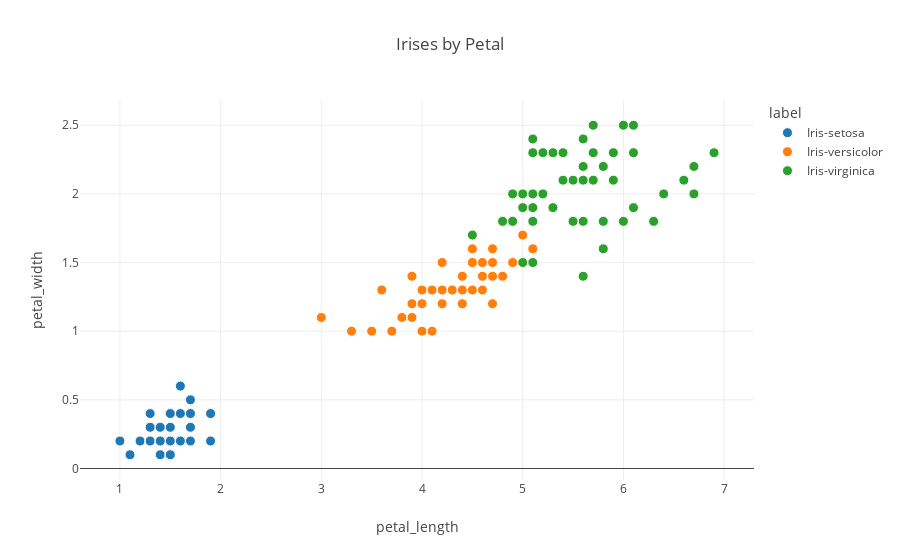

Notebook code for this chart:
### Code cell
plot2

### Figure 1 — Plotly figure (JSON) as saved in the notebook; plotly's stock layout.template omitted (floating-point values rounded to 4 significant figures)
{"data": [{"marker": {"color": "#1f77b4ff", "line": {"color": "#fff", "width": 1}, "size": 10}, "mode": "markers", "name": "Iris-setosa", "type": "scatter", "x": [1.4, 1.4, 1.3, 1.5, 1.4, 1.7, 1.4, 1.5, 1.4, 1.5, 1.5, 1.6, 1.4, 1.1, 1.2, 1.5, 1.3, 1.4, 1.7, 1.5, 1.7, 1.5, 1, 1.7, 1.9, 1.6, 1.6, 1.5, 1.4, 1.6, 1.6, 1.5, 1.5, 1.4, 1.5, 1.2, 1.3, 1.5, 1.3, 1.5, 1.3, 1.3, 1.3, 1.6, 1.9, 1.4, 1.6, 1.4, 1.5, 1.4], "y": [0.2, 0.2, 0.2, 0.2, 0.2, 0.4, 0.3, 0.2, 0.2, 0.1, 0.2, 0.2, 0.1, 0.1, 0.2, 0.4, 0.4, 0.3, 0.3, 0.3, 0.2, 0.4, 0.2, 0.5, 0.2, 0.2, 0.4, 0.2, 0.2, 0.2, 0.2, 0.4, 0.1, 0.2, 0.1, 0.2, 0.2, 0.1, 0.2, 0.2, 0.3, 0.3, 0.2, 0.6, 0.4, 0.3, 0.2, 0.2, 0.2, 0.2]}, {"marker": {"color": "#ff7f0eff", "line": {"color": "#fff", "width": 1}, "size": 10}, "mode": "markers", "name": "Iris-versicolor", "type": "scatter", "x": [4.7, 4.5, 4.9, 4, 4.6, 4.5, 4.7, 3.3, 4.6, 3.9, 3.5, 4.2, 4, 4.7, 3.6, 4.4, 4.5, 4.1, 4.5, 3.9, 4.8, 4, 4.9, 4.7, 4.3, 4.4, 4.8, 5, 4.5, 3.5, 3.8, 3.7, 3.9, 5.1, 4.5, 4.5, 4.7, 4.4, 4.1, 4, 4.4, 4.6, 4, 3.3, 4.2, 4.2, 4.2, 4.3, 3, 4.1], "y": [1.4, 1.5, 1.5, 1.3, 1.5, 1.3, 1.6, 1, 1.3, 1.4, 1, 1.5, 1, 1.4, 1.3, 1.4, 1.5, 1, 1.5, 1.1, 1.8, 1.3, 1.5, 1.2, 1.3, 1.4, 1.4, 1.7, 1.5, 1, 1.1, 1, 1.2, 1.6, 1.5, 1.6, 1.5, 1.3, 1.3, 1.3, 1.2, 1.4, 1.2, 1, 1.3, 1.2, 1.3, 1.3, 1.1, 1.3]}, {"marker": {"color": "#2ca02cff", "line": {"color": "#fff", "width": 1}, "size": 10}, "mode": "markers", "name": "Iris-virginica", "type": "scatter", "x": [6, 5.1, 5.9, 5.6, 5.8, 6.6, 4.5, 6.3, 5.8, 6.1, 5.1, 5.3, 5.5, 5, 5.1, 5.3, 5.5, 6.7, 6.9, 5, 5.7, 4.9, 6.7, 4.9, 5.7, 6, 4.8, 4.9, 5.6, 5.8, 6.1, 6.4, 5.6, 5.1, 5.6, 6.1, 5.6, 5.5, 4.8, 5.4, 5.6, 5.1, 5.1, 5.9, 5.7, 5.2, 5, 5.2, 5.4, 5.1], "y": [2.5, 1.9, 2.1, 1.8, 2.2, 2.1, 1.7, 1.8, 1.8, 2.5, 2, 1.9, 2.1, 2, 2.4, 2.3, 1.8, 2.2, 2.3, 1.5, 2.3, 2, 2, 1.8, 2.1, 1.8, 1.8, 1.8, 2.1, 1.6, 1.9, 2, 2.2, 1.5, 1.4, 2.3, 2.4, 1.8, 1.8, 2.1, 2.4, 2.3, 1.9, 2.3, 2.5, 2.3, 1.9, 2, 2.3, 1.8]}], "layout": {"legend": {"title": {"text": "label"}}, "showlegend": true, "title": {"text": "Irises by Petal"}, "xaxis": {"title": "petal_length"}, "yaxis": {"title": "petal_width"}}}
